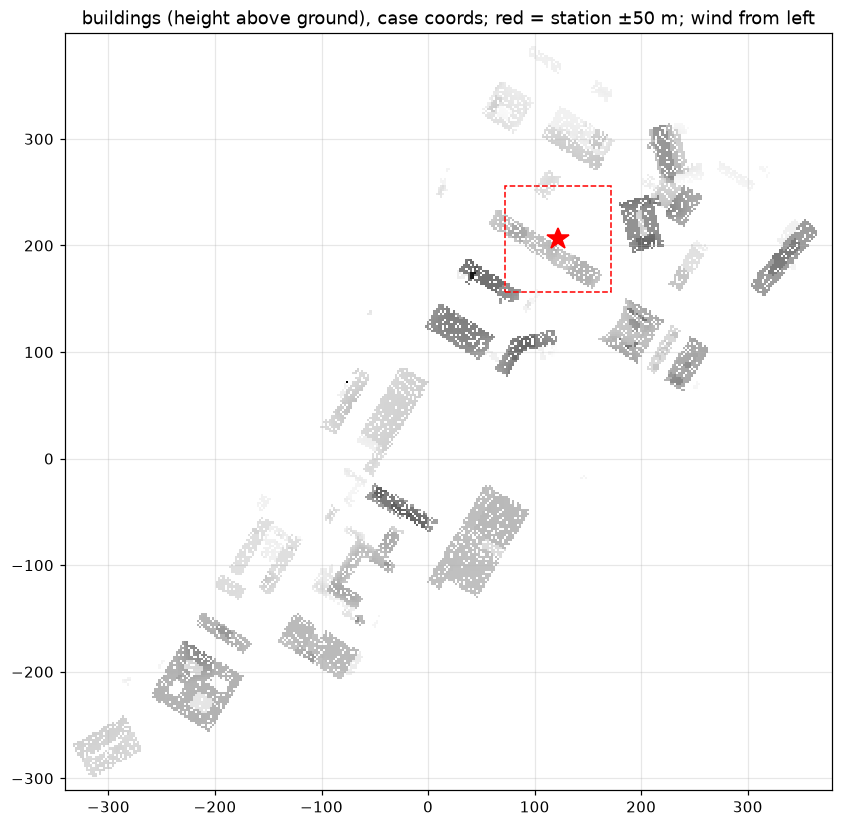

Write the Python code that produced this figure.
"""Map building heights + ground around the DLR weather station, in CASE coordinates (m).
case = scene_local - shift, shift = (-335, 279)  (see windCase/system/caseParams)."""
import numpy as np, trimesh, matplotlib; matplotlib.use("Agg"); import matplotlib.pyplot as plt, sys
C = "DLR/windCase/constant/triSurface/"
bld = trimesh.load(C + "buildings.stl"); ter = trimesh.load(C + "terrain.stl")
st = np.array([-213 + 335, 485 - 279])            # station in case coords
x = np.arange(-340, 380, 2.0); y = np.arange(-310, 400, 2.0)
X, Y = np.meshgrid(x, y); P = np.c_[X.ravel(), Y.ravel()]
def top(mesh):
    o = np.c_[P, np.full(len(P), 500.0)]; d = np.tile([0, 0, -1.0], (len(P), 1))
    loc, idx, _ = mesh.ray.intersects_location(o, d, multiple_hits=False)
    h = np.full(len(P), np.nan); h[idx] = loc[:, 2]; return h.reshape(X.shape)
hb, hg = top(bld), top(ter)
np.savez("DLR/meshStudy/site_map.npz", x=x, y=y, hb=hb, hg=hg, st=st)
fig, ax = plt.subplots(figsize=(9, 9))
ax.pcolormesh(x, y, hb - hg, cmap="Greys", shading="auto")
ax.add_patch(plt.Rectangle(st - 50, 100, 100, fill=False, ec="r", ls="--"))
ax.plot(*st, "r*", ms=15); ax.set_aspect("equal"); ax.grid(alpha=.3)
ax.set_title("buildings (height above ground), case coords; red = station ±50 m; wind from left")
fig.savefig("DLR/meshStudy/site_map.png", dpi=110, bbox_inches="tight")
print("station case xy", st, "ground there", hg[np.abs(y-st[1]).argmin(), np.abs(x-st[0]).argmin()])
